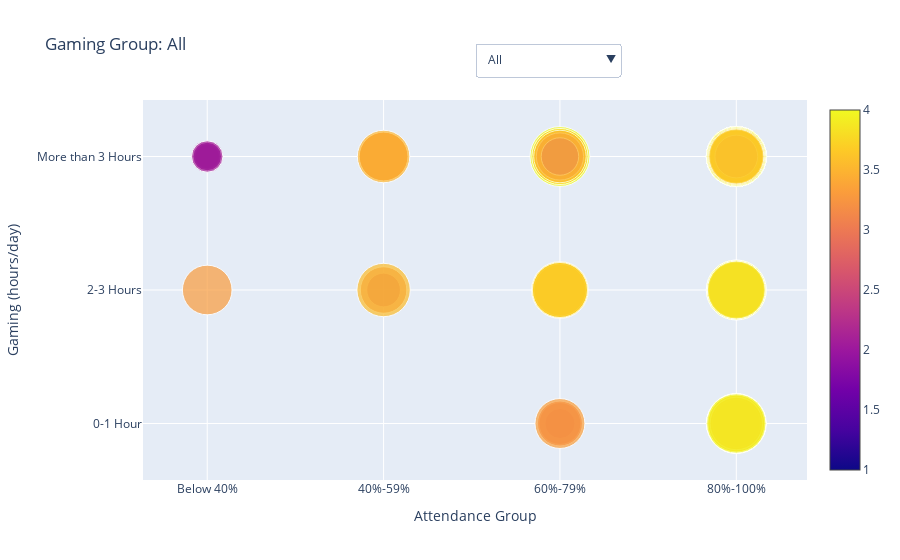

Notebook code cell kept with this figure:
### Code cell
# Run eerste deze cel voordat je verder gaat 

# Hieronder de libraries die gebruikt zijn
import pandas as pd
import plotly.express as px
import plotly.graph_objects as go

# Hieronder laad je de datasets in
df1 = pd.read_csv("StudentPerformanceFactors.csv")
df2 = pd.read_csv("gameandgrade.csv")
df3 = pd.read_csv("ResearchInformation3.csv")

# Letop! krijg je een error dan heb je waarschijlijk een andere naam aan de datasets gegeven 
# of de datasets staan niet in dezelfde map als de jupyter notebook 

import pandas as pd
import plotly.graph_objects as go

# Load datasets
df1 = pd.read_csv("StudentPerformanceFactors.csv")
df2 = pd.read_csv("gameandgrade.csv")
df3 = pd.read_csv("ResearchInformation3.csv")

# Select the dataset with required columns
for df_candidate in [df1, df2, df3]:
    if {"Gaming", "Attendance", "Overall"}.issubset(df_candidate.columns):
        df = df_candidate
        break
else:
    raise ValueError("No dataset contains all required columns.")

# Clean and prepare data
df_clean = df[["Gaming", "Attendance", "Overall"]].dropna().copy()

# Define categorical order
gaming_order = ["More than 3 Hours", "2-3 Hours", "0-1 Hour"]
attendance_order = ["Below 40%", "40%-59%", "60%-79%", "80%-100%"]

df_clean["Gaming"] = pd.Categorical(df_clean["Gaming"], categories=gaming_order, ordered=True)
df_clean["Attendance"] = pd.Categorical(df_clean["Attendance"], categories=attendance_order, ordered=True)

# Create trace for "All"
trace_all = go.Scatter(
    x=df_clean["Attendance"],
    y=df_clean["Gaming"],
    mode='markers',
    name="All",
    visible=True,
    marker=dict(
        size=df_clean["Overall"] * 15,
        color=df_clean["Overall"],
        colorscale="Plasma",
        showscale=True  # Colorbar is shown
    ),
    text=[f"Attendance: {a}<br>Gaming: {g}<br>CGPA: {c:.2f}" 
          for a, g, c in zip(df_clean["Attendance"], df_clean["Gaming"], df_clean["Overall"])],
    hoverinfo='skip'
)

# Create traces per gaming group
group_traces = []
for group in gaming_order:
    group_data = df_clean[df_clean["Gaming"] == group]
    trace = go.Scatter(
        x=group_data["Attendance"],
        y=group_data["Gaming"],
        mode='markers',
        name=group,
        visible=False,
        marker=dict(
            size=group_data["Overall"] * 15,
            color=group_data["Overall"],
            colorscale="Plasma",
            showscale=True  # Colorbar
        ),
        text=[f"Attendance: {a}<br>CGPA: {c:.2f}" 
              for a, c in zip(group_data["Attendance"], group_data["Overall"])],
        hoverinfo='skip'
    )
    group_traces.append(trace)

# All traces
all_traces = [trace_all] + group_traces

# Dropdown buttons
dropdown_buttons = [
    dict(
        label="All",
        method="update",
        args=[
            {"visible": [True] + [False]*len(gaming_order)},
            {"title": "Gaming Group: All"}
        ]
    )
]

for i, group in enumerate(gaming_order):
    visible_array = [False] * (len(gaming_order) + 1)
    visible_array[i + 1] = True
    dropdown_buttons.append(
        dict(
            label=group,
            method="update",
            args=[
                {"visible": visible_array},
                {"title": f"Gaming Group: {group}"}
            ]
        )
    )

# Layout
layout = go.Layout(
    title="Gaming Group: All",
    xaxis=dict(title="Attendance Group", categoryorder='array', categoryarray=attendance_order),
    yaxis=dict(title="Gaming (hours/day)", categoryorder='array', categoryarray=gaming_order[::-1]),
    updatemenus=[
        dict(
            buttons=dropdown_buttons,
            direction="down",
            showactive=True,
            x=0.5,
            xanchor="left",
            y=1.15,
            yanchor="top"
        )
    ],
    margin=dict(t=100),
    height=600
)

# Show figure
fig = go.Figure(data=all_traces, layout=layout)
fig.show()

### Figure 1 — Plotly figure (JSON) as saved in the notebook; plotly's stock layout.template omitted (floating-point values rounded to 4 significant figures; data arrays with more than 128 entries replaced by an {"elided": "..."} marker saying what was removed)
{"data": [{"hoverinfo": "skip", "marker": {"color": {"elided": "493 float values"}, "colorscale": [[0, "#0d0887"], [0.1111, "#46039f"], [0.2222, "#7201a8"], [0.3333, "#9c179e"], [0.4444, "#bd3786"], [0.5556, "#d8576b"], [0.6667, "#ed7953"], [0.7778, "#fb9f3a"], [0.8889, "#fdca26"], [1, "#f0f921"]], "showscale": true, "size": {"elided": "493 float values"}}, "mode": "markers", "name": "All", "text": {"elided": "493 str values"}, "type": "scatter", "visible": true, "x": {"elided": "493 str values"}, "y": {"elided": "493 str values"}}, {"hoverinfo": "skip", "marker": {"color": {"elided": "302 float values"}, "colorscale": [[0, "#0d0887"], [0.1111, "#46039f"], [0.2222, "#7201a8"], [0.3333, "#9c179e"], [0.4444, "#bd3786"], [0.5556, "#d8576b"], [0.6667, "#ed7953"], [0.7778, "#fb9f3a"], [0.8889, "#fdca26"], [1, "#f0f921"]], "showscale": true, "size": {"elided": "302 float values"}}, "mode": "markers", "name": "More than 3 Hours", "text": {"elided": "302 str values"}, "type": "scatter", "visible": false, "x": {"elided": "302 str values"}, "y": {"elided": "302 str values"}}, {"hoverinfo": "skip", "marker": {"color": {"elided": "141 float values"}, "colorscale": [[0, "#0d0887"], [0.1111, "#46039f"], [0.2222, "#7201a8"], [0.3333, "#9c179e"], [0.4444, "#bd3786"], [0.5556, "#d8576b"], [0.6667, "#ed7953"], [0.7778, "#fb9f3a"], [0.8889, "#fdca26"], [1, "#f0f921"]], "showscale": true, "size": {"elided": "141 float values"}}, "mode": "markers", "name": "2-3 Hours", "text": {"elided": "141 str values"}, "type": "scatter", "visible": false, "x": {"elided": "141 str values"}, "y": {"elided": "141 str values"}}, {"hoverinfo": "skip", "marker": {"color": [3.35, 3.467, 1.8, 2.0, 2.5, 2.79, 3.0, 3.11, 3.39, 3.5, 3.5, 3.54, 3.65, 3.65, 3.78, 3.78, 3.8, 3.8, 3.84, 3.87, 3.88, 3.88, 3.88, 3.88, 3.88, 3.88, 3.93, 3.94, 3.94, 3.94, 3.94, 3.94, 3.94, 3.94, 3.94, 3.94, 3.94, 3.94, 3.94, 3.94, 3.95, 4.0, 3.33, 3.6, 3.8, 3.17, 3.5, 3.5, 3.78, 3.94], "colorscale": [[0, "#0d0887"], [0.1111, "#46039f"], [0.2222, "#7201a8"], [0.3333, "#9c179e"], [0.4444, "#bd3786"], [0.5556, "#d8576b"], [0.6667, "#ed7953"], [0.7778, "#fb9f3a"], [0.8889, "#fdca26"], [1, "#f0f921"]], "showscale": true, "size": [50.25, 52.01, 27.0, 30.0, 37.5, 41.85, 45.0, 46.65, 50.85, 52.5, 52.5, 53.1, 54.75, 54.75, 56.7, 56.7, 57.0, 57.0, 57.6, 58.05, 58.2, 58.2, 58.2, 58.2, 58.2, 58.2, 58.95, 59.1, 59.1, 59.1, 59.1, 59.1, 59.1, 59.1, 59.1, 59.1, 59.1, 59.1, 59.1, 59.1, 59.25, 60.0, 49.95, 54.0, 57.0, 47.55, 52.5, 52.5, 56.7, 59.1]}, "mode": "markers", "name": "0-1 Hour", "text": ["Attendance: 80%-100%<br>CGPA: 3.35", "Attendance: 80%-100%<br>CGPA: 3.47", "Attendance: 80%-100%<br>CGPA: 1.80", "Attendance: 60%-79%<br>CGPA: 2.00", "Attendance: 80%-100%<br>CGPA: 2.50", "Attendance: 60%-79%<br>CGPA: 2.79", "Attendance: 60%-79%<br>CGPA: 3.00", "Attendance: 80%-100%<br>CGPA: 3.11", "Attendance: 80%-100%<br>CGPA: 3.39", "Attendance: 80%-100%<br>CGPA: 3.50", "Attendance: 80%-100%<br>CGPA: 3.50", "Attendance: 80%-100%<br>CGPA: 3.54", "Attendance: 80%-100%<br>CGPA: 3.65", "Attendance: 80%-100%<br>CGPA: 3.65", "Attendance: 80%-100%<br>CGPA: 3.78", "Attendance: 80%-100%<br>CGPA: 3.78", "Attendance: 80%-100%<br>CGPA: 3.80", "Attendance: 80%-100%<br>CGPA: 3.80", "Attendance: 80%-100%<br>CGPA: 3.84", "Attendance: 80%-100%<br>CGPA: 3.87", "Attendance: 80%-100%<br>CGPA: 3.88", "Attendance: 80%-100%<br>CGPA: 3.88", "Attendance: 80%-100%<br>CGPA: 3.88", "Attendance: 80%-100%<br>CGPA: 3.88", "Attendance: 80%-100%<br>CGPA: 3.88", "Attendance: 80%-100%<br>CGPA: 3.88", "Attendance: 80%-100%<br>CGPA: 3.93", "Attendance: 80%-100%<br>CGPA: 3.94", "Attendance: 80%-100%<br>CGPA: 3.94", "Attendance: 80%-100%<br>CGPA: 3.94", "Attendance: 80%-100%<br>CGPA: 3.94", "Attendance: 80%-100%<br>CGPA: 3.94", "Attendance: 80%-100%<br>CGPA: 3.94", "Attendance: 80%-100%<br>CGPA: 3.94", "Attendance: 80%-100%<br>CGPA: 3.94", "Attendance: 80%-100%<br>CGPA: 3.94", "Attendance: 80%-100%<br>CGPA: 3.94", "Attendance: 80%-100%<br>CGPA: 3.94", "Attendance: 80%-100%<br>CGPA: 3.94", "Attendance: 80%-100%<br>CGPA: 3.94", "Attendance: 80%-100%<br>CGPA: 3.95", "Attendance: 80%-100%<br>CGPA: 4.00", "Attendance: 60%-79%<br>CGPA: 3.33", "Attendance: 80%-100%<br>CGPA: 3.60", "Attendance: 80%-100%<br>CGPA: 3.80", "Attendance: 80%-100%<br>CGPA: 3.17", "Attendance: 80%-100%<br>CGPA: 3.50", "Attendance: 80%-100%<br>CGPA: 3.50", "Attendance: 80%-100%<br>CGPA: 3.78", "Attendance: 80%-100%<br>CGPA: 3.94"], "type": "scatter", "visible": false, "x": ["80%-100%", "80%-100%", "80%-100%", "60%-79%", "80%-100%", "60%-79%", "60%-79%", "80%-100%", "80%-100%", "80%-100%", "80%-100%", "80%-100%", "80%-100%", "80%-100%", "80%-100%", "80%-100%", "80%-100%", "80%-100%", "80%-100%", "80%-100%", "80%-100%", "80%-100%", "80%-100%", "80%-100%", "80%-100%", "80%-100%", "80%-100%", "80%-100%", "80%-100%", "80%-100%", "80%-100%", "80%-100%", "80%-100%", "80%-100%", "80%-100%", "80%-100%", "80%-100%", "80%-100%", "80%-100%", "80%-100%", "80%-100%", "80%-100%", "60%-79%", "80%-100%", "80%-100%", "80%-100%", "80%-100%", "80%-100%", "80%-100%", "80%-100%"], "y": ["0-1 Hour", "0-1 Hour", "0-1 Hour", "0-1 Hour", "0-1 Hour", "0-1 Hour", "0-1 Hour", "0-1 Hour", "0-1 Hour", "0-1 Hour", "0-1 Hour", "0-1 Hour", "0-1 Hour", "0-1 Hour", "0-1 Hour", "0-1 Hour", "0-1 Hour", "0-1 Hour", "0-1 Hour", "0-1 Hour", "0-1 Hour", "0-1 Hour", "0-1 Hour", "0-1 Hour", "0-1 Hour", "0-1 Hour", "0-1 Hour", "0-1 Hour", "0-1 Hour", "0-1 Hour", "0-1 Hour", "0-1 Hour", "0-1 Hour", "0-1 Hour", "0-1 Hour", "0-1 Hour", "0-1 Hour", "0-1 Hour", "0-1 Hour", "0-1 Hour", "0-1 Hour", "0-1 Hour", "0-1 Hour", "0-1 Hour", "0-1 Hour", "0-1 Hour", "0-1 Hour", "0-1 Hour", "0-1 Hour", "0-1 Hour"]}], "layout": {"autosize": true, "margin": {"t": 100}, "title": {"text": "Gaming Group: All"}, "updatemenus": [{"buttons": [{"args": [{"visible": [true, false, false, false]}, {"title": "Gaming Group: All"}], "label": "All", "method": "update"}, {"args": [{"visible": [false, true, false, false]}, {"title": "Gaming Group: More than 3 Hours"}], "label": "More than 3 Hours", "method": "update"}, {"args": [{"visible": [false, false, true, false]}, {"title": "Gaming Group: 2-3 Hours"}], "label": "2-3 Hours", "method": "update"}, {"args": [{"visible": [false, false, false, true]}, {"title": "Gaming Group: 0-1 Hour"}], "label": "0-1 Hour", "method": "update"}], "direction": "down", "showactive": true, "x": 0.5, "xanchor": "left", "y": 1.15, "yanchor": "top"}], "xaxis": {"autorange": true, "categoryarray": ["Below 40%", "40%-59%", "60%-79%", "80%-100%"], "categoryorder": "array", "range": [-0.3162, 3.344], "title": {"text": "Attendance Group"}, "type": "category"}, "yaxis": {"autorange": true, "categoryarray": ["0-1 Hour", "2-3 Hours", "More than 3 Hours"], "categoryorder": "array", "range": [-0.3861, 2.386], "title": {"text": "Gaming (hours/day)"}, "type": "category"}}}
